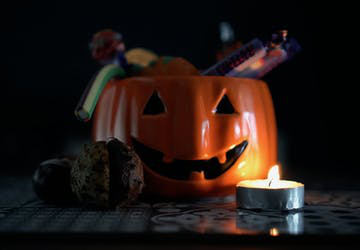
#> input picture 2.png, 360 x 250 px
$ python canny_test.py
#> lines starting #> are read from the running program, lines starting #| are printed output that depends on the picture; after the words box and inside, x2 and y2 are one past the last pixel; in counts of white or black regions, pixels touching at a corner belong together
import cv2
import cv2 as cv
import math
# https://blog.csdn.net/weixin_51567891/article/details/123225299


def get_percentage(canny):
    sp = canny.shape
    print(sp)
    sz1 = sp[0]  # height(rows) of image
    sz2 = sp[1]  # width(colums) of image
    counter = 0
    for i in range(sz1):
        for j in range(sz2):
            rgb = canny[i][j]
            if rgb == 255:
                counter = counter + 1
    percentage = math.ceil(counter * 100 / (sz1 * sz2)) / 100
    print(percentage)
    return percentage


img = cv.imread('2.png')
#> img is the input picture: shape (250, 360, 3); mean B, G, R 20.1, 23.3, 33.8
# [6 lines of commented-out code are left out]
canny = cv.Canny(img, 125, 175)
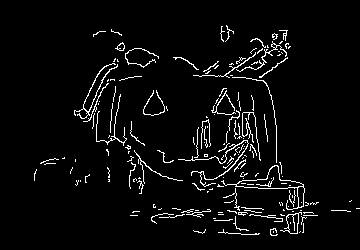
#> canny: shape (250, 360); 4.4% white in thin lines or dots, all inside (x1, y1, x2, y2) = (34, 25, 360, 236)
# cv.imshow('Canny', canny)
# cv.waitKey(3000)

canny2 = cv.Canny(img, 290, 250)
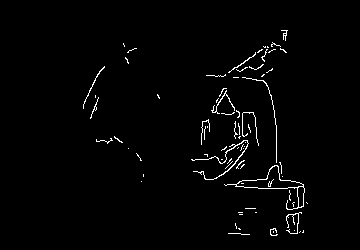
#> canny2: shape (250, 360); 1.7% white in thin lines or dots, all inside (x1, y1, x2, y2) = (83, 30, 308, 236)
# cv.imshow('Canny2', canny2)


get_percentage(canny)
#| (250, 360)
#> after the loop in get_percentage, `for i in range(sz1):`: counter = 3928
#> in get_percentage, `percentage = math.ceil(counter * 100 / (sz1 * sz2)) / 100`: percentage = 0.05
#| 0.05
get_percentage(canny2)
#| (250, 360)
#| 0.02

# [9 lines of commented-out code are left out]
